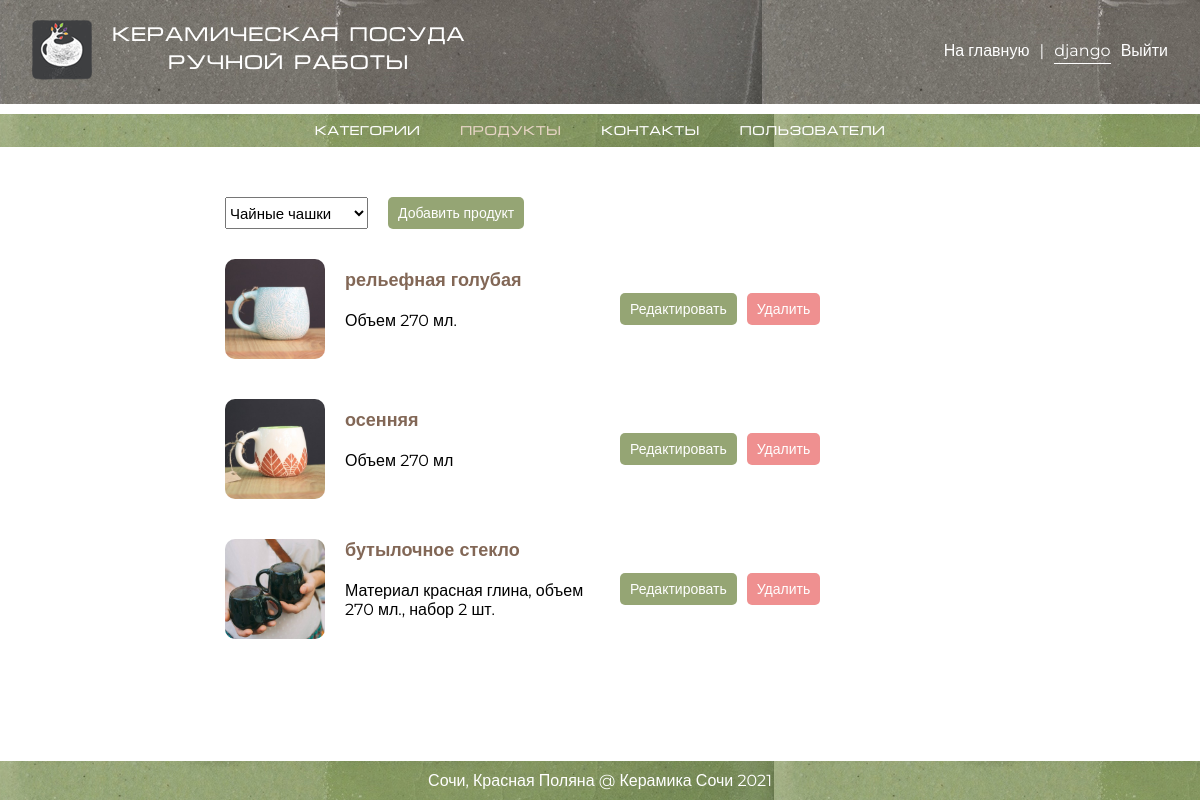
Page /my_admin/products/ (signed in) on the earlier database version.
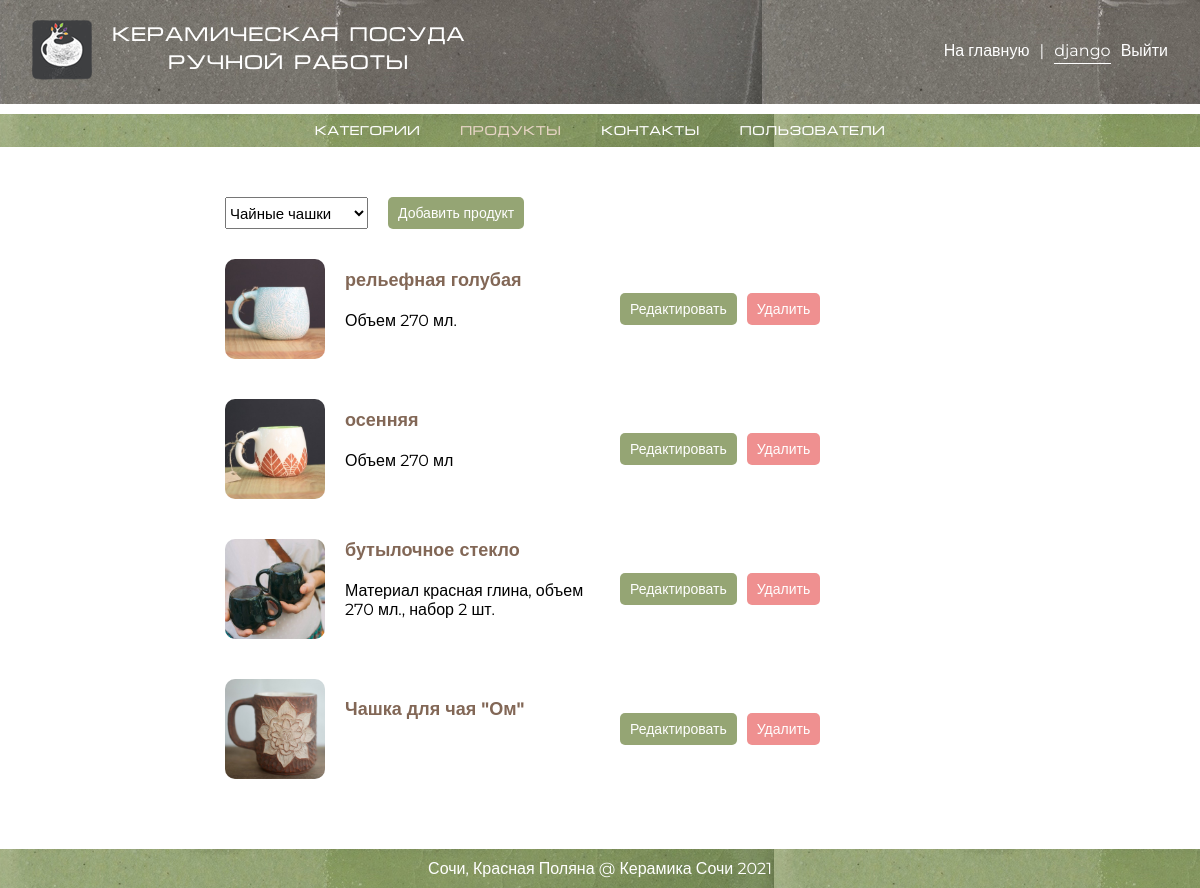
Same page on the later database version.
### mainapp/models.py (models this page shows, shortened)
class Product(models.Model):
    category = models.ForeignKey(ProductCategory, on_delete=models.CASCADE, verbose_name='категория')
    name = models.CharField(verbose_name='имя продукта', max_length=128)
    description = models.TextField(verbose_name='описание продукта', blank=True)
    price = models.DecimalField(verbose_name='цена продукта', max_digits=8, decimal_places=2, default=0)
    quantity = models.PositiveSmallIntegerField(verbose_name='количество', default=1)
    image = models.ImageField(upload_to='products_images', blank=True)
    is_active = models.BooleanField(verbose_name='активная', default=1)
    @property
    def image_or_default(self):
        return self.image.url if self.image else static('img/default.png')

### adminapp/views.py (the view)
# urls.py: path('products/', adminapp.products, name='products'),
@user_passes_test(lambda x: x.is_superuser)
def products(request, pk=None):
    if pk:
        category = get_object_or_404(ProductCategory, pk=pk)
    else:
        category = ProductCategory.objects.filter(is_active=True).first()
    categories = ProductCategory.objects.order_by('-is_active', 'pk').all()
    object_list = category.product_set.order_by('-is_active', 'pk')
    context = {
        'page_title': f'Админка / Продукты категории {category.name}',
        'object_list': pagination(request, object_list),
        'category': category,
        'categories': categories
    }
    return render(request, 'adminapp/products.html', context)

### adminapp/views.py (called while the page is built)
def pagination(request, objects):
    paginator = Paginator(objects, 4)
    page = request.GET['page'] if 'page' in request.GET else 1
    try:
        objects_paginator = paginator.page(page)
    except PageNotAnInteger:
        objects_paginator = paginator.page(1)
    except EmptyPage:
        objects_paginator = paginator.page(paginator.num_pages)
    return objects_paginator

### adminapp/templates/adminapp/products.html (shortened to what this page needs)
{% extends 'adminapp/base.html' %}
{% block content %}
    <div class="objects-container">
        <div class="create-container row">
            <select onchange="document.location=this.value">
                {% for item in categories %}
                    <option value="{% url 'adminapp:category_products' item.pk %}"
                            {% if item.pk == category.pk %}selected{% endif %}>{{ item.name }}</option>
                {% endfor %}
            </select>
            <div class="a-button green margin-lr"><a href="{% url 'adminapp:product_create' category.pk %}">Добавить
                продукт</a>
            </div>
        </div>
        {% for item in object_list %}
            <div class="item-container {% if not item.is_active %}not_active{% endif %}">
                <div class="image-container" style="background-image: url('{{ item.image_or_default }}')"></div>
                <div class="description-container column-middle">
                    <div class="title">{{ item.name }}</div>
                    <div class="description">{{ item.description }}</div>
                </div>
                {% if item.is_active %}
                    <div class="update-container column-middle">
                        <div class="a-button green"><a
                                href="{% url 'adminapp:product_update' item.pk %}">Редактировать</a>
                        </div>
                    </div>
                {% endif %}
                <div class="{% if item.is_active %}delete-container{% else %}update-container{% endif %} column-middle">
                    <form action="{% url 'adminapp:product_toggle_active' item.pk %}" method="post">
                        <button class="standard {% if item.is_active %}red{% else %}green{% endif %}" type="submit">
                            {% if item.is_active %}Удалить{% else %}Восстановить{% endif %}</button>
                    </form>
                </div>
            </div>
        {% endfor %}
    </div>
{% endblock %}

Differences in the rows shown:
added Product: image_or_default (picture), name "Чашка для чая \"Ом\"", is_active "Редактировать"
